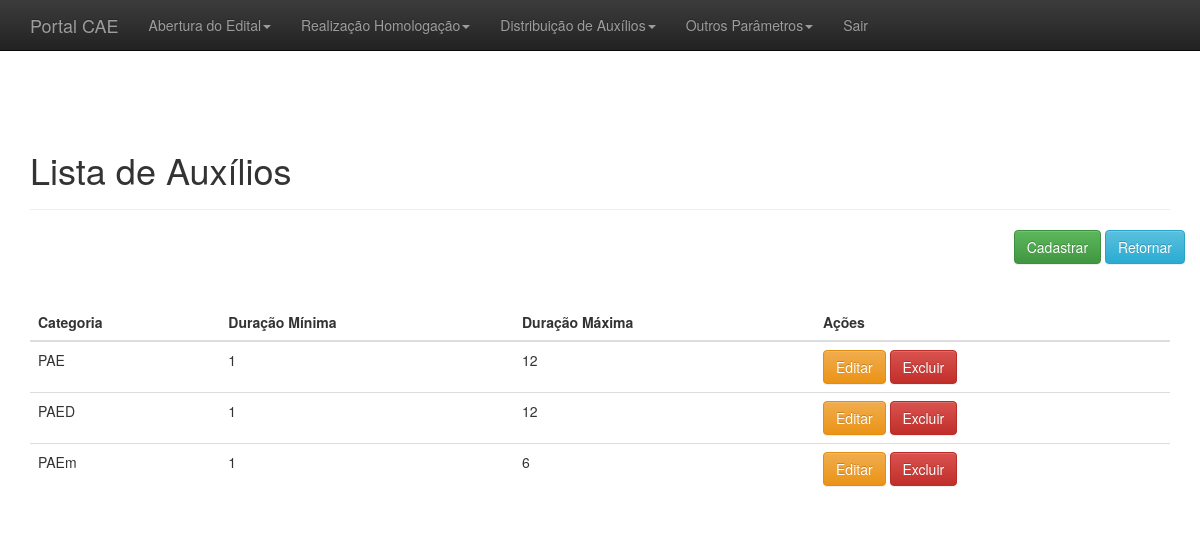
/adm/listar_tipoAuxilio.php, run on the app's committed database.
### tables this page shows
CREATE TABLE `tipoauxilio` (
  `id` int(11) NOT NULL,
  `categoria` varchar(45) NOT NULL,
  `duracaoMin` int(11) NOT NULL,
  `duracaoMax` int(11) NOT NULL
);

### adm/listar_tipoAuxilio.php (the view, shortened to what this page needs)
<?php
include_once("conexao.php");
include_once("header_adm.php");
include_once("menu_admin.php");
?>
<?php
$resultado = mysqli_query($conectar,"SELECT * FROM tipoauxilio");
?>
<br>
<br>
<div class="container theme-showcase" role="main">
	<div class="page-header">
		<h1>Lista de Auxílios</h1>
	</div>
	<div class="row espaco">
		<div class="pull-right">
			<a href='cad_tipoAuxilio.php'><button type='button' class='btn btn-success'>Cadastrar</button></a>
			<a href='administrativo.php'><button type='button' class='btn btn-info'>Retornar</button></a>
		</div>
	</div>
	<br>
    <div class="row">
        <div class="col-md-12">
			<table class="table">
				<thead>
					<tr>
						<th>Categoria</th>
						<th>Duração Mínima</th>
						<th>Duração Máxima</th>
						<th>Ações</th>
					</tr>
				</thead>
				<tbody>
					<?php while($linhas = mysqli_fetch_array($resultado)){
            			echo "<tr>";
							echo "<td>".$linhas["categoria"]."</td>";
							echo "<td>".$linhas["duracaoMin"]."</td>";
							echo "<td>".$linhas["duracaoMax"]."</td>";?>
							<td>
								<a href="editar_tipoAuxilio.php?id=<?php echo $linhas['id'];?>"><button type='button' class='btn btn-warning'>Editar</button></a>
								<a href="processa/proc_apagar_tipoAuxilio.php?id=<?php echo $linhas['id'];?>"><button type='button' class='btn btn-danger'>Excluir</button></a>
							</td>
            			<?php echo "</tr>";
            		}?>
				</tbody>
			</table>
        </div>
	</div>
</div>
<?php
include_once("footer_adm.php");
?>

### adm/css/theme.css (style rules this page uses)
body { padding-top: 70px; padding-bottom: 30px; }
.espaco { margin-bottom:20px; }

### data on the page
tipoauxilio: categoria "PAE", duracaoMin "1", duracaoMax "12"
tipoauxilio: categoria "PAED", duracaoMin "1", duracaoMax "12"
tipoauxilio: categoria "PAEm", duracaoMin "1", duracaoMax "6"
